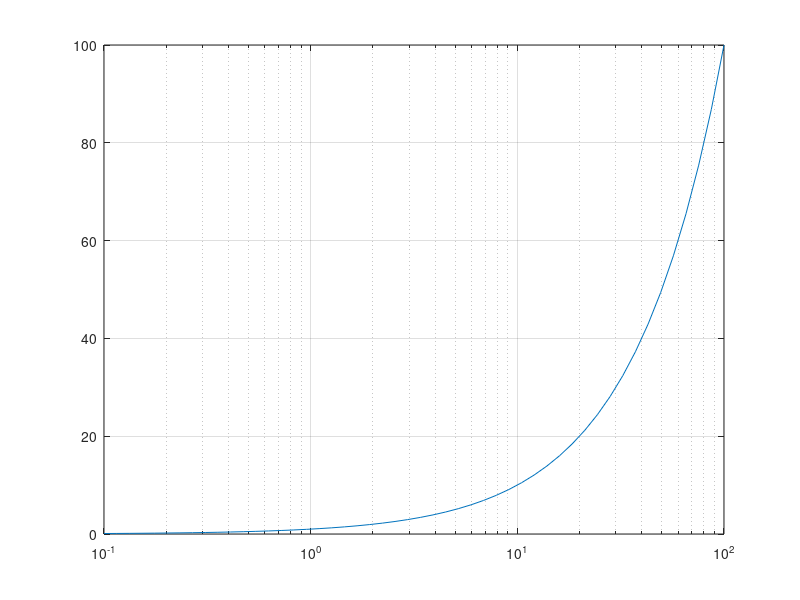
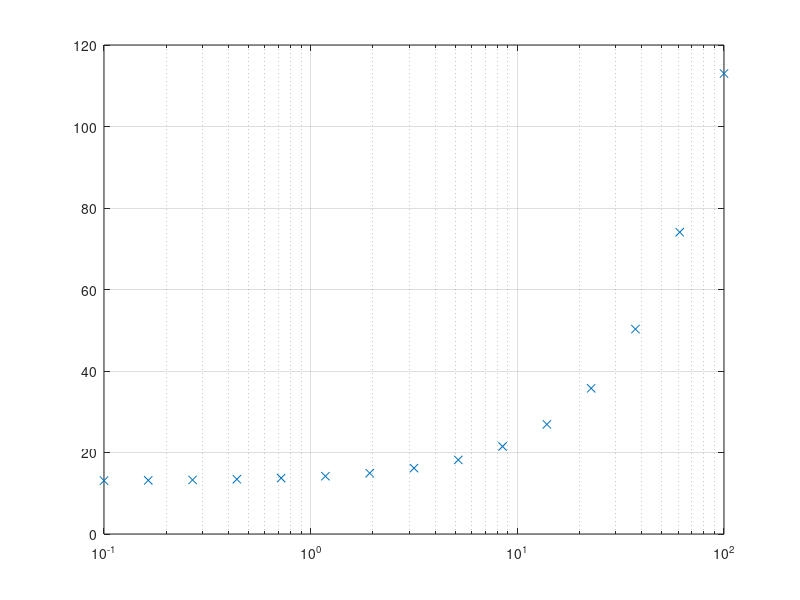
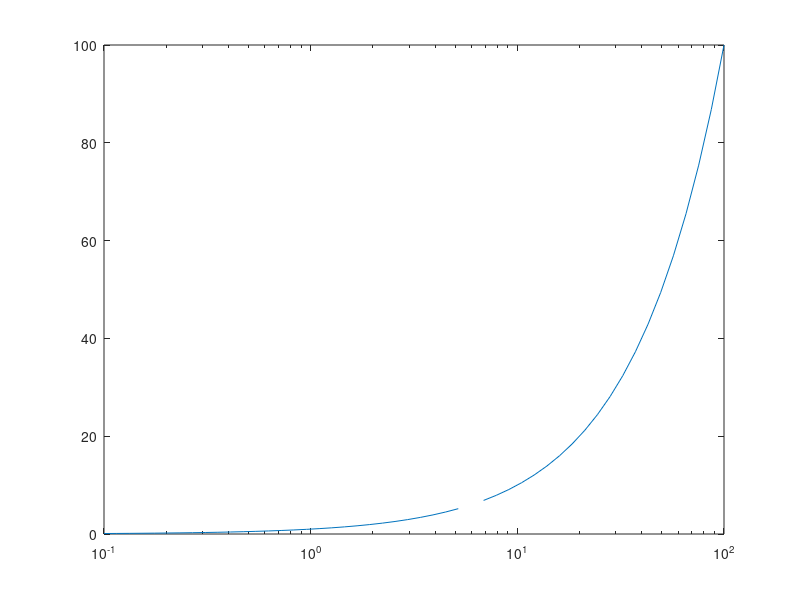

Write MATLAB code to recreate these figures, in order.
%=============================================================================
% Copyright (c) 2016-present Allan CORNET (Nelson)
%=============================================================================
% This file is part of the Nelson.
%=============================================================================
% LICENCE_BLOCK_BEGIN
% SPDX-License-Identifier: LGPL-3.0-or-later
% LICENCE_BLOCK_END
%=============================================================================
% <--ADV-CLI MODE-->
%=============================================================================
f = figure();
x = logspace(-1,2);
semilogx(x, x);
grid on
%=============================================================================
f = figure();
x = logspace(-1, 2, 15);
y = 13 + x;
semilogx(x, y, 'x', 'MarkerFaceColor', [0 0.447 0.741])
grid on
%=============================================================================
f = figure();
x = logspace(-1, 2);
y = x;
y(30) = NaN;
semilogx(x, y)
%=============================================================================
